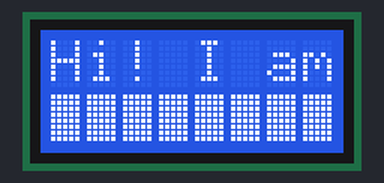
A sketch run on a simulated Arduino Leonardo, built with avr-gcc and run on an emulated ATmega32U4. On the bench: 8×2 character LCD.

Above: at 0.1 s.
At 3.1 s:
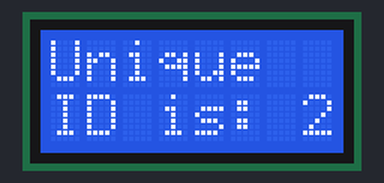

Measured:
- what the display in image 0 shows lasts 3.0 s, from 0.1 s to 3.1 s

The sketch:

identity_lcd.ino
```cpp
// (licence header left out)
#include <EEPROM.h>
#include <Wire.h>
#include <Zumo32U4.h>

Zumo32U4LCD lcd;

struct Identity {
  byte ID;
  char name[9];
};

void setup() {

}

void loop() {
  displayIdentity();
}

void displayIdentity() {

  // read identity from EEPROM
  Identity customIdentity;
  int address = 0;
  EEPROM.get(0, customIdentity);

  // clear screen
  lcd.clear();

  // print greeting
  lcd.print("Hi! I am");

  // go to the next line
  lcd.gotoXY(0, 1);

  // print name
  lcd.print(customIdentity.name);

  // wait three seconds
  delay(3000);

  // clear screen
  lcd.clear();

  // print ID
  lcd.print("Unique");
  lcd.gotoXY(0, 1);
  lcd.print("ID is: ");
  lcd.print(customIdentity.ID);

  // wait three seconds
  delay(3000);
}
```
